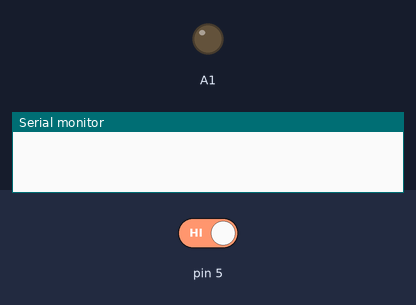
Simulated run of this sketch. Board: Arduino Uno, built with avr-gcc and run on an emulated ATmega328P. Parts: output pins drawn as LEDs (lit = HIGH), the last lines printed to the serial monitor. The test bench sets the inputs (shaded band); at power-on: pin 5 HIGH.

Above: at 1.2 s.
1.3 s: pin 5 driven LOW
At 1.9 s:
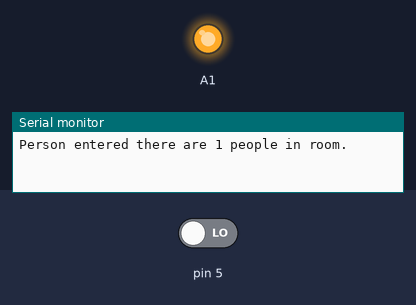
Timing chart, 0 to 4.3 s (numbered marks = the images above; inputs shaded):
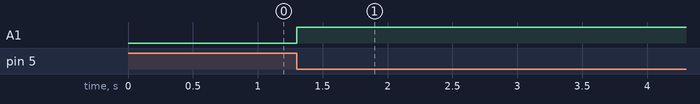

The sketch:

IR.ino
```cpp
String in, out;
int total = 0;
void setup() {
  pinMode(0, INPUT);
  pinMode(5, INPUT);
  Serial.begin(9600);
}
//void Show(){
//  Serial.print(total);
//    Serial.println(" people in room.");
//}
void loop() {
  if (digitalRead(0) == LOW) {
    while (digitalRead(5) == HIGH) {
    }
    analogWrite(A1, 255);
    Serial.print("Person entered there are ");
    total++;
    //show();
    Serial.print(total);
    Serial.println(" people in room.");
    delay(1000);
  } else if (digitalRead(5) == LOW) {
    while (digitalRead(0) == HIGH) {
    }

    Serial.print("Person exited there are ");
    total--;
    //show();
    Serial.print(total);
    Serial.println(" people in room.");
    delay(1000);
  }
}
```

Measured:
- after the input at 1.3 s, A1: LOW → HIGH at once
